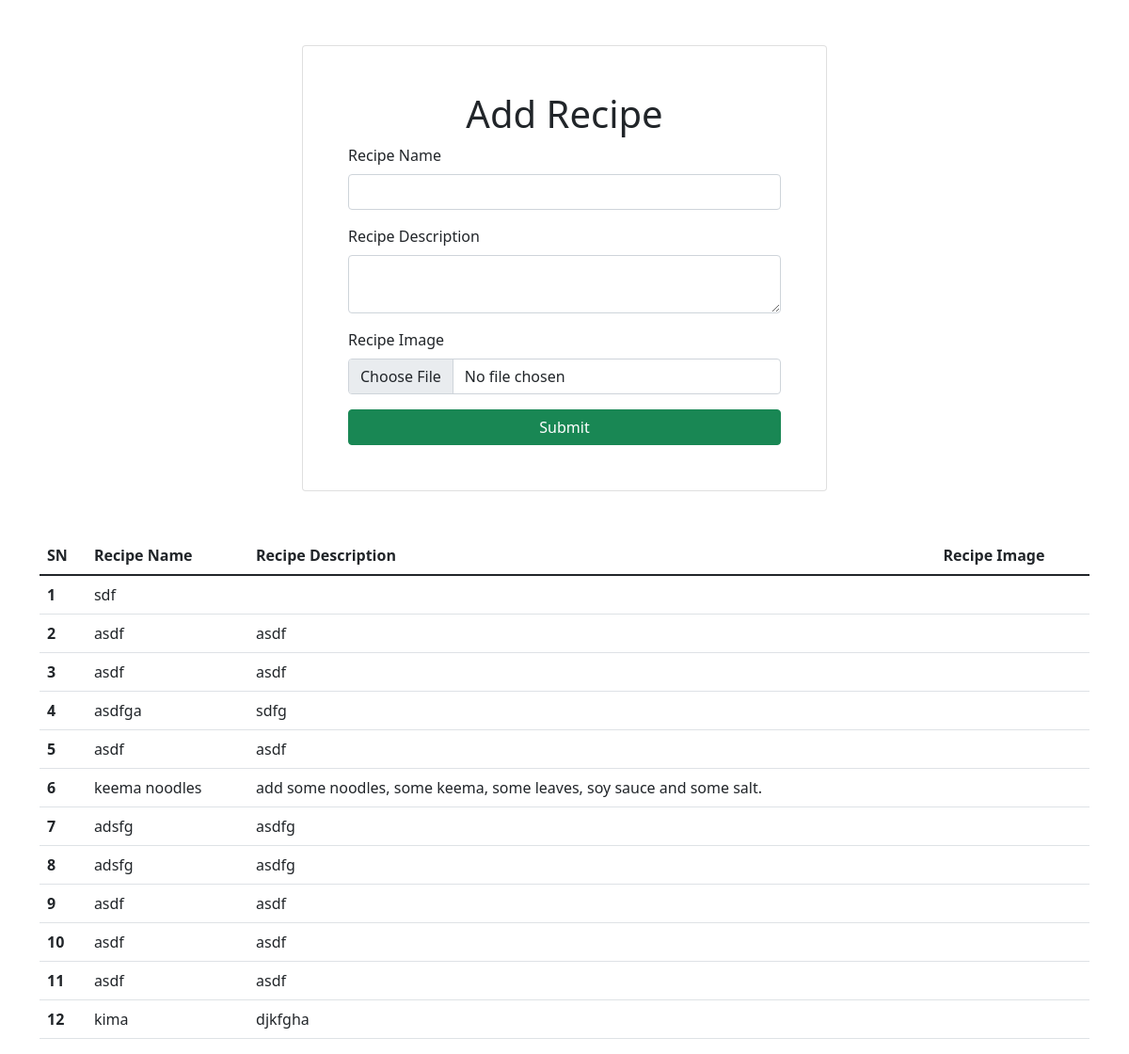
Before: /recipes/ with the older database file.
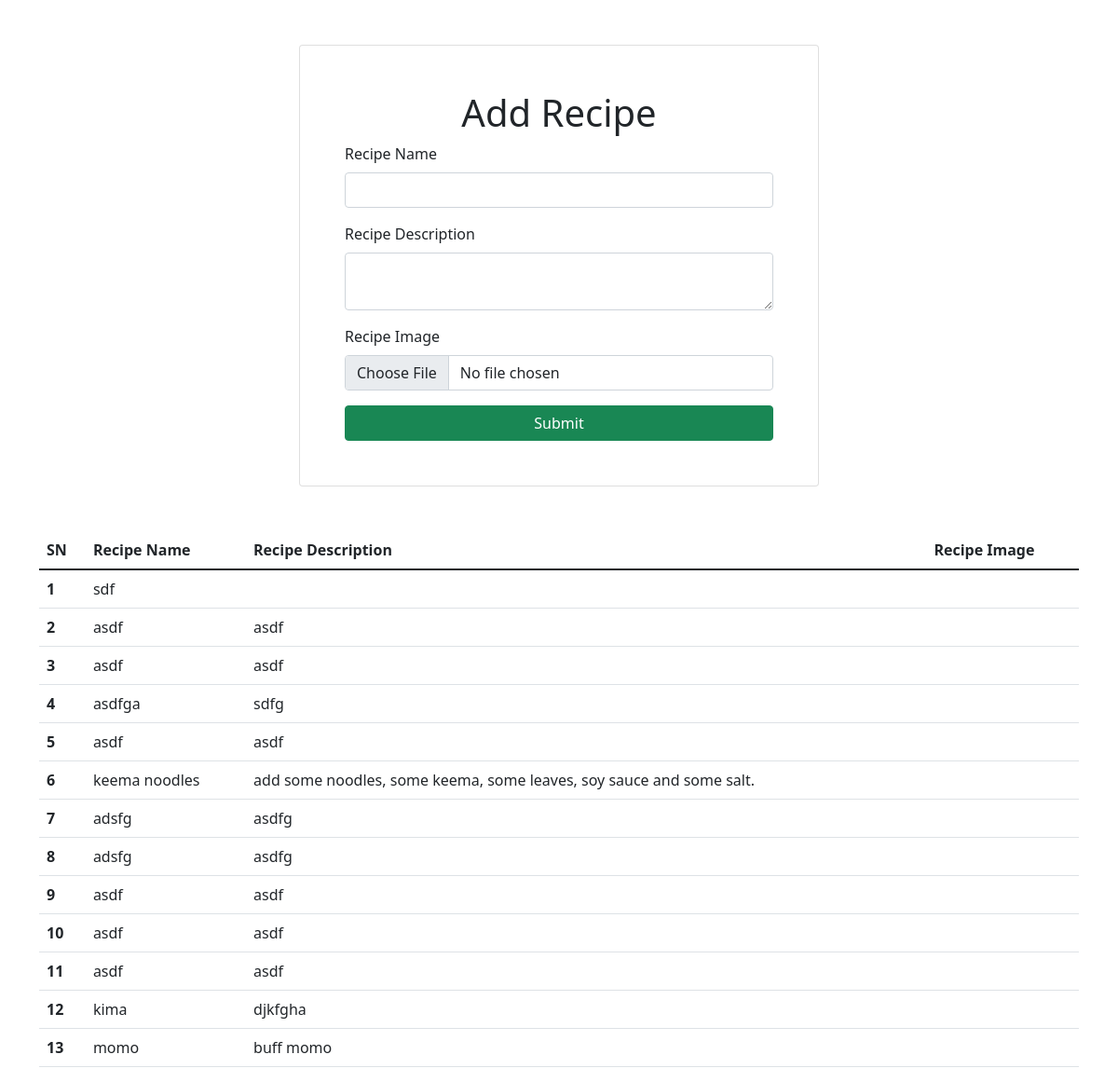
After: the same page with the newer database file.
### vege/models.py (models this page shows)
class Recipe(models.Model):
    recipe_name = models.CharField(max_length=100)
    recipe_description = models.TextField()
    recipe_image = models.ImageField(upload_to='img')

### vege/views.py (the view, shortened to what this page needs)
# urls.py: path('recipes/', recipes, name="recipes")
def recipes(request):
    queryset = Recipe.objects.all()
    context = {'page':'Recipe', 'Recipes':queryset}
    return render(request, 'recipes.html', context)

### vege/templates/recipes.html (shortened to what this page needs)
{% extends "base.html" %}
{% block start %}
<div class="container mt-5">
    <form class="col-6 mx-auto p-5 card" method="POST">
        <h1 class="col-6 mx-auto text-center">Add Recipe</h1>
        <div class="mb-3">
          <label for="exampleInputEmail1" class="form-label">Recipe Name</label>
          <input type="text" name="recipe_name" required class="form-control">
        </div>
        <div class="mb-3">
          <label for="exampleInputPassword1" class="form-label">Recipe Description</label>
          <textarea name="recipe_description" required id="" class="form-control"></textarea>
        </div>
        <div class="mb-3">
          <label for="exampleInputPassword1" class="form-label">Recipe Image</label>
          <input type="file" name="recipe_image" required class="form-control">
        </div>
        <button type="submit" class="btn btn-success">Submit</button>
      </form>
</div>
<div class="container mt-5">
  <table class="table">
    <thead>
      <tr>
        <th scope="col">SN</th>
        <th scope="col">Recipe Name</th>
        <th scope="col">Recipe Description</th>
        <th scope="col">Recipe Image</th>
      </tr>
    </thead>
    <tbody>
      {% for rec in Recipes %}
      <tr>
        <th scope="row">{{ forloop.counter }}</th>
        <td>{{ rec.recipe_name }}</td>
        <td>{{ rec.recipe_description }}</td>
        <td><img src="{{ rec.recipe_image }}" alt=""></td>
      </tr>
      {% endfor %}
    </tbody>
  </table>
</div>
{% endblock %}

### vege/templates/base.html (shortened to what this page needs)
<!DOCTYPE html>
<html lang="en">
<head>
    <link href="https://cdn.jsdelivr.net/npm/bootstrap@5.1.3/dist/css/bootstrap.min.css" rel="stylesheet">
</head>
<body>
    {% block start %}
    {% endblock %}
</body>
</html>

Changed rows visible on the page:
added Recipe: recipe_name "momo", recipe_description "buff momo"
